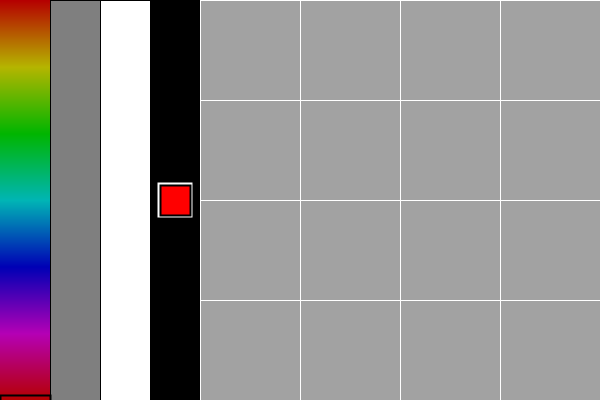
Frame 1 (no input)
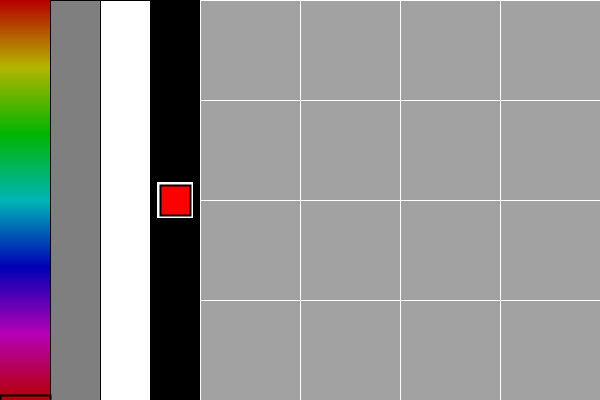
Frame 60 (the mouse pressed at the canvas centre just before this capture)
Frame 120 (the mouse held since frame 60 and released just before this capture): identical to frame 60, image omitted

The Processing sketch that drew these frames (run headless with seeded random() and noise(); from frame 60 on, the mouse is pressed at the canvas centre):

// Processing sketch: processing_66831
// ── processing_66831.pde

//interactive sketch using arrays, for loops and other shit

//Create array of squares in initial gradient, allow them to move with mouse
//interaction and allow user to set color of tiles using rgb color mixer bars



int w = 50;        //column width

int [] xpos = new int [3];            //array to store x position of graph bars 
int [] graphHeight = new int [3];     //array to store height of bars
color [] c = new color [3];           //array to store bar heights (i.e. HSB values)

int [] [] tileXPositionArray = {  {250, 350, 450, 550},
                                  {250, 350, 450, 550},          //to do: set array values to initial tile positions
                                  {250, 350, 450, 550},
                                  {250, 350, 450, 550}  };

int [] [] tileYPositionArray = {  {50, 50, 50, 50},
                                  {150, 150, 150, 150},
                                  {250, 250, 250, 250},
                                  {350, 350, 350, 350}  };

color [] [] tileColorArray = {  {255, 255, 255, 255},
                                {255, 255, 255, 255},
                                {255, 255, 255, 255},
                                {255, 255, 255, 255}  };
//Issue: even though colorMode is set to HSB several times, initialization of array always yields RGB values


//_________________________________________Setup____________________________________________


void setup() {
  frameRate(200);
  background(0);
  size(600,400);
  noStroke();
  smooth();
  fill(255);
//  rect(245, 45, 310, 310);   //white region to create border of large square fill area
  colorMode(HSB, height);
  
// set colors for graph chart (c[0] color is made independently)
  c[1] = color(0,0,height/2);   //color of saturation bar
  c[2] = color(0,0,height);   //color of brightness bar
 
// set initial heights of color bars
  graphHeight[0] = 0;
  graphHeight[1] = height;
  graphHeight[2] = height;

  
  
}




//_________________________________________Draw Loop____________________________________________


void draw() {

//Attempt to fill color array at sketch start to compensate for RGB/HSB issue   
//  if (millis() < 5000) {
//    for(int i = 0; i < 4; i++) {
//      for(int j = 0; j < 4; j++) {
//        color [i] [j] tileColorArray = {  {color(0, height, height), color(100, height, height), color(100, height, height), color(100, height, height)},
//                                        {color(100, height, height), color(150, 150, 150), color(100, height, height), color(100, height, height)},
//                                        {color(100, height, height), color(100, height, height), color(100, height, height), color(100, height, height)},
//                                        {color(100, height, height), color(100, height, height), color(100, height, height), color(100, height, height)}  };
//      }
//    }
//  }
  
//Refresh screen area every draw loop for animated saturation and brightness bars
  fill(0);
  noStroke();
  rectMode(CENTER);
  rect(75, 200, w*3, height); 
  
  
//Draw white border around current color window
  fill(0, 0, height);
  rectMode(CENTER);
  rect(175, 200, 35, 35);  
  
//Make colors for Hue bar
    for(int y = 0; y <= height ; y++) {  
      for(int x = 0; x < w; x++) {
        stroke(y, height, height);
        point(x, y);
      }
    }

//Check for mouse inputs in selected regions and store height values in array
  lookForMouse();

//Animate saturation and brightness bars to move
  for(int x = 1; x < 3; x++) {
    xpos[x] = x*w;
    stroke(0, 0, 0);
    fill(c[x]);
    rectMode(CORNER);
    rect(xpos[x], height - graphHeight[x], w, height + graphHeight[x]);
  }
  
//Draw small rectangle to tell user where Hue value is set  
  stroke(0);
  strokeWeight(2);
  fill(0, 0, height, 0);
  rectMode(CENTER);
  rect(25, height - graphHeight[0], 50, 10);
  
//Draw a small rectangle of color to let user know current color selected
  fill(height - graphHeight[0], graphHeight[1], graphHeight[2]); 
  rect(175, 200, 30, 30);
  
//Look for keyboard input to execute behavior (clear screen, etc.)
  keyBoardInput();
  
  
//Draw all tiles using position array and fill with colors from color array
  for(int tileHoriz = 0; tileHoriz < 4; tileHoriz++) {
    for(int tileVert = 0; tileVert <4; tileVert++) {
      //noStroke();
      colorMode(HSB, height);

      stroke(0, 0, height);
      strokeWeight(1);

      fill(tileColorArray[tileHoriz] [tileVert]);
      rectMode(CENTER);
      rect(tileXPositionArray[tileHoriz] [tileVert], tileYPositionArray[tileHoriz] [tileVert], height/4, height/4);
    }
  }





}


//_________________________________________Purgatory____________________________________________

/*
//Use values from HSB bar inputs to fill region
    fill(height - graphHeight[0], graphHeight[1], graphHeight[2]);
    rectMode(CENTER);
    rect(400, 200, 300, 300);

        color [i] [j] tileColorArray = {  {color(0, height, height), color(100, height, height), color(100, height, height), color(100, height, height)},
                                        {color(100, height, height), color(150, 150, 150), color(100, height, height), color(100, height, height)},
                                        {color(100, height, height), color(100, height, height), color(100, height, height), color(100, height, height)},
                                        {color(100, height, height), color(100, height, height), color(100, height, height), color(100, height, height)}  };

*/


//_________________________________________Functions____________________________________________


void keyBoardInput() {
 if(keyPressed == true){
    if(key == ' ') {
      for(int cols = 0; cols < 4 ; cols++) {  
        for(int rows = 0; rows < 4; rows++) {
          tileColorArray [cols] [rows] = 255;
        }
      }
    }
  }
}

//function to look for mouse inputs within HSB bars
void lookForMouse(){
   if(mousePressed) {
     for(int i = 0; i < 3; i++) {
       if(mouseX > i*w && mouseX < (i+1)*w) {
         graphHeight[i] = height - mouseY;
       }
     }
     for(int i = 0; i < 4; i++) {
       if(mouseX > 200 + (height/4)*i && mouseX < 200 + (height/4)*(i+1)) {
         for(int j = 0; j < 4; j++) {
           if(mouseY > (height/4)*j && mouseY < (height/4)*(j+1)) {
             tileColorArray [j] [i] = color(height - graphHeight[0], graphHeight[1], graphHeight[2]);
           }
         }
       }
     }
   }
}
   
